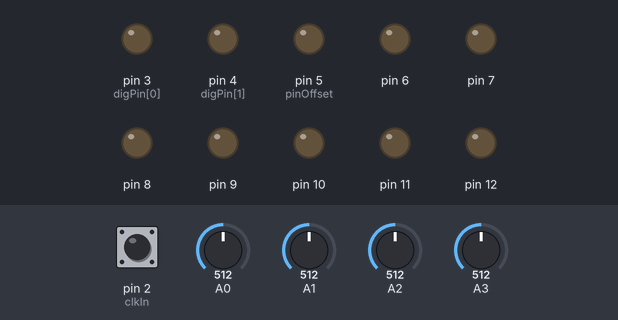
Simulated run of this sketch. Board: Arduino Nano, built with avr-gcc and run on an emulated ATmega328P. Shown: output pins drawn as LEDs (lit = HIGH). Dashed ring = blinking. The test bench sets the inputs (shaded band); at power-on: pin 2 (clkIn) HIGH, A0 = 512, A1 = 512, A2 = 512, A3 = 512.

Above: at 1.2 s.
1.3 s: pin 2 (clkIn) pulsed LOW 2 times (0.12 s each, 0.3 s apart)
At 1.59 s:
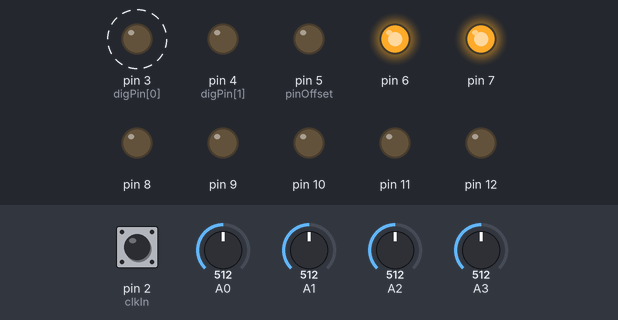
3.4 s: pin 2 (clkIn) pulsed LOW 5 times (0.12 s each, 0.3 s apart)
At 3.69 s:
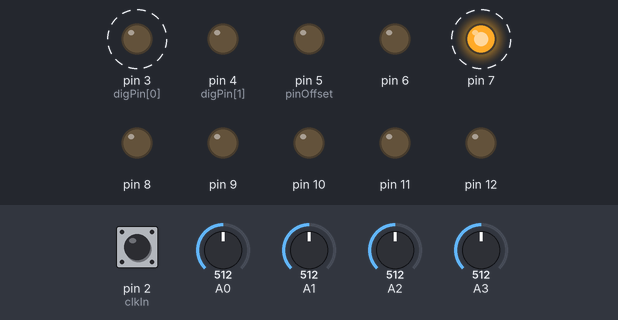
At 6.0 s:
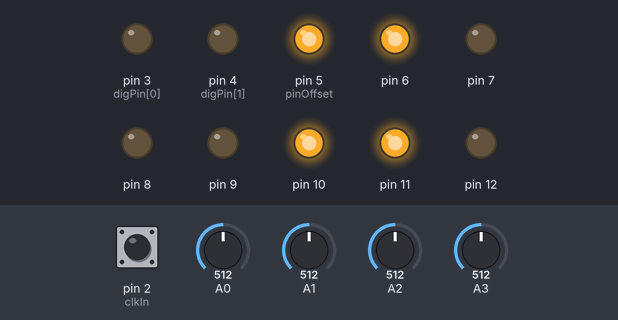
Timing chart, 0 to 7.5 s (numbered marks = the images above; inputs shaded):
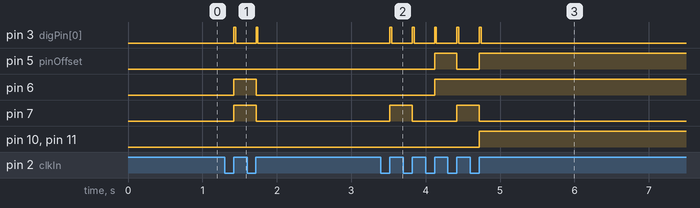

Measured:
- after the input at 1.3 s, pin 3 (digPin[0]): alternates HIGH for 0.03 s and LOW for 0.27 s, 4 changes in all, then stays LOW, starting after 0.12 s; pin 6, pin 7: LOW → HIGH after 0.12 s, → LOW 0.30 s later
- after the input at 3.4 s, pin 3 (digPin[0]): alternates HIGH for 0.02 s and LOW for 0.28 s, 10 changes in all, then stays LOW, starting after 0.12 s; pin 5 (pinOffset): LOW → HIGH after 0.72 s, → LOW 0.30 s later, → HIGH 0.30 s later

The sketch:

_64stage_ShiftRegister_more_controls.ino
```cpp
// (licence header left out)
//  constants related to the Arduino Nano pin use
const int clkIn = 2;           // the digital (clock) input
const int digPin[2] = {3, 4};  // the digital output pins
const int pinOffset = 5;       // the first DAC pin (from 5-12)
const int trigTime = 25;       // 25 ms default trigger time

//  variables for interrupt handling of the clock input
volatile int clkState = LOW;

//  variables used to control the current DIO output states
int digState[2] = {LOW, LOW};  // start with both set low
unsigned long dispMillis  = 0;

//  variables for shift register output
int value[64];
int Xval[64];
int currValue = 0;

//  ==================== start of setup() ======================

void setup() {

  //Serial.begin(9600);

  // set up the digital (clock) input
  pinMode(clkIn, INPUT);

  // set up the digital outputs
  for (int i=0; i<2; i++) {
    pinMode(digPin[i], OUTPUT);
    digitalWrite(digPin[i], LOW);
  }

  // set up the 8-bit DAC output pins
  for (int i=0; i<8; i++) {
    pinMode(pinOffset+i, OUTPUT);
    digitalWrite(pinOffset+i, LOW);
  }

  // Note: Interrupt 0 is for pin 2 (clkIn)
  attachInterrupt(0, isr, RISING);
}

//  ==================== start of loop() =======================

void loop()
{
  int doShift = 0;

  if (clkState == HIGH) {
    clkState = LOW;  // reset for the next clock
    doShift = 1;
  }

  if (doShift) {
    // store the current value
    Xval[currValue+2]=((analogRead(2)>>1)-2);
    value[currValue] = analogRead(2) >> 2;  //INPUT IS RECORDED INTO SHIFT REGISTER
    currValue++;   //we move to next stage in register
    if (currValue > 64) {
      currValue = 0;
    }

    int tempOffset = 7 - (analogRead(0) >> 4);   //offset value
    int outStep = (currValue + tempOffset) % 65;   //note use of modulo....determines outStep
    int outValue = value[outStep];
   if(analogRead(1)>500)
  { outValue=Xval[outStep];}

    int transAmt = ((analogRead(3) / 41) - 12) << 2;   ///transpose amount  pot/41-12*6?

    if (outValue > -1) {
      dacOutput(outValue + transAmt);  //we spit out to dac array[outStep]+transpose

      digState[0] = HIGH;
      digitalWrite(digPin[0], HIGH);
      dispMillis = millis();
    }


    Serial.print(currValue);
    Serial.print('\t');
    Serial.print(outStep);
    Serial.print('\t');
    Serial.print(outValue);
    Serial.print('\t');
    Serial.print(transAmt);
    Serial.println();

  }

  if ((digState[0]) && ((millis() - dispMillis) > trigTime)) {
    digState[0] = LOW;
    digitalWrite(digPin[0], LOW);
  }

}

//  =================== convenience routines ===================

//  isr() - quickly handle interrupts from the clock input
//  ------------------------------------------------------
void isr()
{
  clkState = HIGH;
}

//  dacOutput(long) - deal with the DAC output
//  ------------------------------------------
void dacOutput(long v)
{
  // feed this routine a value between 0 and 255 and teh DAC
  // output will send it out.
  int tmpVal = v;
  for (int i=0; i<8; i++) {
    digitalWrite(pinOffset + i, tmpVal & 1);
    tmpVal = tmpVal >> 1;
  }
}

//  ===================== end of program =======================
```
